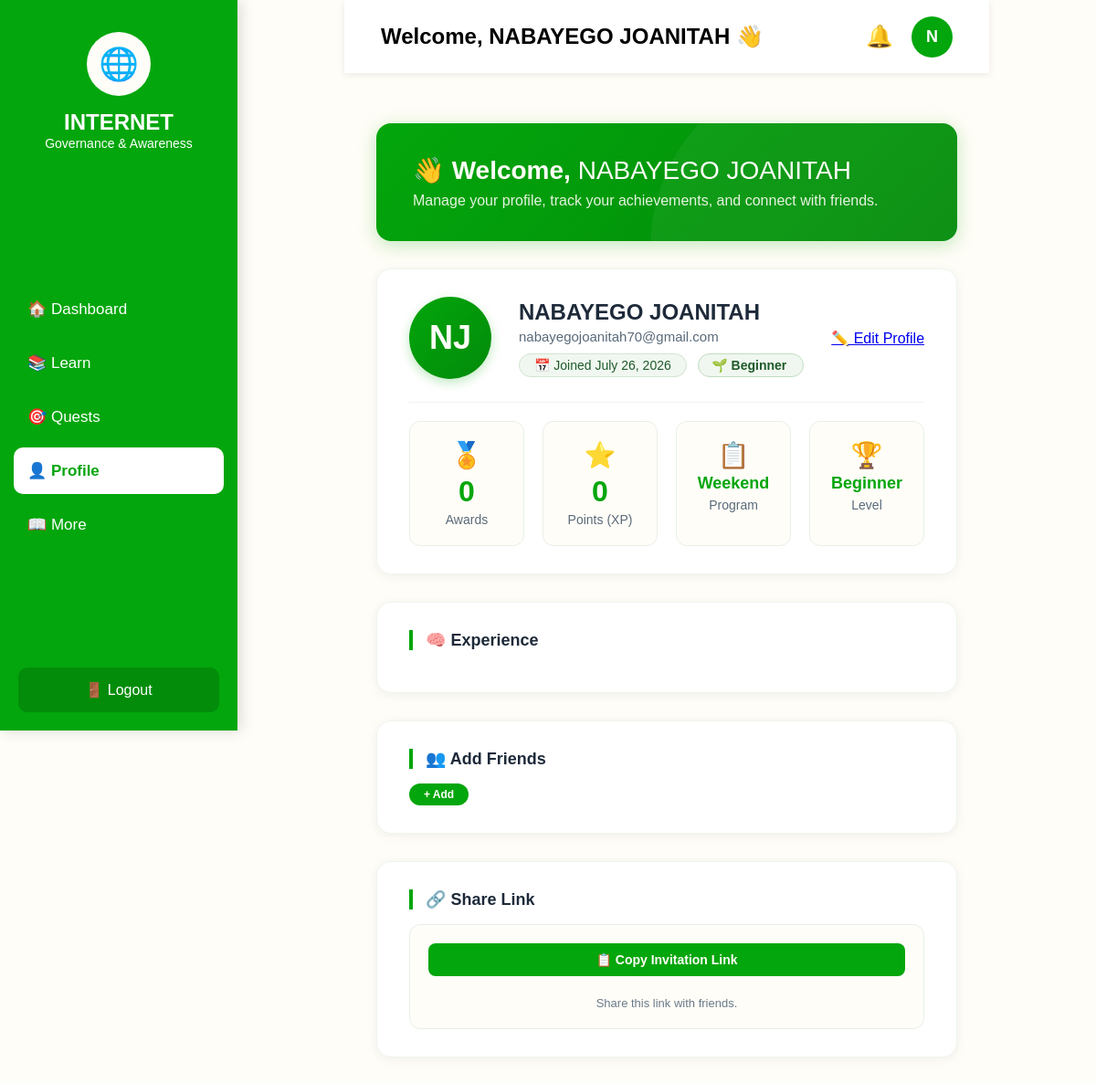
The app's page /user/profile.php (signed in) with its own data.
### tables this page shows
CREATE TABLE `users` (
  `id` int(11) NOT NULL,
  `fullname` varchar(100) NOT NULL,
  `email` varchar(100) NOT NULL,
  `password` varchar(255) NOT NULL,
  `role` enum('admin','user') DEFAULT 'user',
  `profile_picture` varchar(255) DEFAULT 'default.png',
  `xp` int(11) DEFAULT 0,
  `level` int(11) DEFAULT 1,
  `theme` enum('light','dark') DEFAULT 'light',
  `status` enum('active','inactive','blocked') DEFAULT 'active',
  `last_login` datetime DEFAULT NULL,
  `created_at` timestamp NOT NULL DEFAULT current_timestamp(),
  `updated_at` timestamp NOT NULL DEFAULT current_timestamp() ON UPDATE current_timestamp(),
  `program` enum('Week','Weekend') NOT NULL DEFAULT 'Week',
  `experience` text DEFAULT NULL,
  `date_joined` timestamp NOT NULL DEFAULT current_timestamp()
);

### user/profile.php (the view, shortened to what this page needs)
<?php
require_once("../core.php");
$user_id = $_SESSION['user_id'] ?? 0;
$stmt = $conn->prepare("SELECT fullname, email, date_joined, program, experience FROM users WHERE id = ?");
$stmt->bind_param("i", $user_id);
$stmt->execute();
$user = $stmt->get_result()->fetch_assoc();
$dateJoined = new DateTime($user['date_joined']);
$formattedDate = $dateJoined->format('F j, Y');
$stmt = $conn->prepare("SELECT COUNT(*) AS total_badges FROM user_badges WHERE user_id = ?");
$stmt->bind_param("i", $user_id);
$stmt->execute();
$badgesCount = $stmt->get_result()->fetch_assoc()['total_badges'] ?? 0;
$stmt = $conn->prepare("
    SELECT COALESCE(SUM(q.xp_reward), 0) AS total_xp
    FROM user_quests uq
    JOIN quests q ON uq.quest_id = q.id
    WHERE uq.user_id = ? AND uq.status = 'completed'
");
$stmt->bind_param("i", $user_id);
$stmt->execute();
$xpFromQuests = $stmt->get_result()->fetch_assoc()['total_xp'] ?? 0;
$stmt = $conn->prepare("
    SELECT COUNT(*) * 10 AS xp_from_lessons
    FROM lesson_progress
    WHERE user_id = ? AND status = 'completed'
");
$stmt->bind_param("i", $user_id);
$stmt->execute();
$xpFromLessons = $stmt->get_result()->fetch_assoc()['xp_from_lessons'] ?? 0;
$totalXP = $xpFromQuests + $xpFromLessons;
$program = !empty($user['program']) ? $user['program'] : 'Weekend';
function getLevel($xp) {
    if ($xp < 100) return ['level' => 'Beginner', 'emoji' => '🌱'];
    return ['level' => 'Master', 'emoji' => '👑'];
}
$levelInfo = getLevel($totalXP);
?>
<!DOCTYPE html>
<html lang="en">
<head>
    <link rel="stylesheet" href="../assets/style.css" />
    <link rel="stylesheet" href="../assets/profile.css" />
</head>
<body>
    <?php require_once("../includes/sidebar.php"); ?>
    <div class="main">
        <?php require_once("../includes/navbar.php"); ?>
        <div class="content">
            <div class="profile-content">
                <div class="profile-welcome">
                    <h1>👋 Welcome, <span><?php echo htmlspecialchars($user['fullname']); ?></span></h1>
                    <p>Manage your profile, track your achievements, and connect with friends.</p>
                </div>
                <div class="profile-card">
                    <div class="profile-card-header">
                        <div class="profile-avatar">
                            <?php
                                $initials = '';
                                $nameParts = explode(' ', trim($user['fullname']));
                                foreach ($nameParts as $part) {
                                    if (!empty($part)) $initials .= strtoupper($part[0]);
                                }
                                echo substr($initials, 0, 2);
                            ?>
                        </div>
                        <div class="profile-info">
                            <h2><?php echo htmlspecialchars($user['fullname']); ?></h2>
                            <p class="profile-email"><?php echo htmlspecialchars($user['email']); ?></p>
                            <span class="profile-date">📅 Joined <?php echo $formattedDate; ?></span>
                            <span class="profile-badge-level">
                                <?php echo $levelInfo['emoji']; ?> <?php echo $levelInfo['level']; ?>
                            </span>
                        </div>
                        <a href="edit_profile.php" >✏️ Edit Profile</a>
                    </div>
                    <div class="stats-grid-profile">
                        <div class="stat-card-profile">
                            <span class="stat-icon">🏅</span>
                            <div class="stat-number"><?php echo $badgesCount; ?></div>
                            <div class="stat-label">Awards</div>
                        </div>
                        <div class="stat-card-profile">
                            <span class="stat-icon">⭐</span>
                            <div class="stat-number"><?php echo number_format($totalXP); ?></div>
                            <div class="stat-label">Points (XP)</div>
                        </div>
                        <div class="stat-card-profile">
                            <span class="stat-icon">📋</span>
                            <div class="stat-number" style="font-size:18px;"><?php echo htmlspecialchars($program); ?></div>
                            <div class="stat-label">Program</div>
                        </div>
                        <div class="stat-card-profile">
                            <span class="stat-icon">🏆</span>
                            <div class="stat-number" style="font-size:18px;"><?php echo $levelInfo['level']; ?></div>
                            <div class="stat-label">Level</div>
                        </div>
                    </div>
                </div>
                <div class="profile-card">
                    <h3 class="section-header">🧠 Experience</h3>
                </div>
                <div class="profile-card">
                    <h3 class="section-header">👥 Add Friends</h3>
                    <a href="friends.php" style="text-decoration: none;">
                        <button class="add-friend-btn">+ Add</button>
                    </a>
                </div>
                <div class="profile-card">
                    <h3 class="section-header">🔗 Share Link</h3>
                    <div class="share-link-box">
                        <button class="copy-btn" onclick="copyShareLink()" style="width: 100%;">
                            📋 Copy Invitation Link
                        </button>
                        <p class="share-description">
                            Share this link with friends.
                        </p>
                    </div>
                </div>
            </div>
        </div>
    </div>
</body>
</html>

### assets/style.css (style rules this page uses)
* { margin:0; padding:0; box-sizing:border-box; font-family:Arial, Helvetica, sans-serif; }
body { background:#f5f7fb; display:flex; justify-content:center; align-items:center; min-height:100vh; }
body { margin:0; background:#fffdf7; font-family:'Poppins',sans-serif; }
.main { margin-left:260px; }
.content { padding:35px; }

### assets/profile.css (style rules this page uses)
.profile-content { max-width: 1200px; margin: 0 auto; padding: 20px 0; width: 100%; }
.profile-welcome { background: linear-gradient(135deg, #03a60c 0%, #028a0a 100%); color: #fffdf7; padding: 35px 40px; border-radius: 16px; margin-bottom: 30px; box-shadow: 0 4px 20px rgba(3, 166, 12, 0.25); position: relative; overflow: hidden; width: 100%; }
.profile-welcome::before { content: ''; position: absolute; top: -50%; right: -10%; width: 400px; height: 400px; background: rgba(255, 255, 255, 0.05); border-radius: 50%; pointer-events: none; }
.profile-welcome h1 { margin: 0 0 8px 0; font-size: 28px; font-weight: 700; position: relative; z-index: 1; }
.profile-welcome h1 span { font-weight: 300; }
.profile-welcome p { margin: 0; opacity: 0.9; font-size: 16px; position: relative; z-index: 1; }
.profile-card { background: #ffffff; border-radius: 16px; padding: 30px 35px; box-shadow: 0 2px 12px rgba(0, 0, 0, 0.06); border: 1px solid #eef5ee; margin-bottom: 30px; transition: all 0.3s ease; width: 100%; }
.profile-card-header { display: flex; align-items: center; gap: 30px; flex-wrap: wrap; }
.profile-avatar { width: 90px; height: 90px; background: linear-gradient(135deg, #03a60c 0%, #028a0a 100%); border-radius: 50%; display: flex; align-items: center; justify-content: center; font-size: 36px; font-weight: 700; color: #fffdf7; text-transform: uppercase; flex-shrink: 0; box-shadow: 0 4px 12px rgba(3, 166, 12, 0.25); transition: transform 0.3s ease; }
.profile-info { flex: 1; }
.profile-info h2 { margin: 0 0 4px 0; font-size: 24px; color: #1e2a3a; font-weight: 600; }
.profile-info .profile-email { color: #5a6a7a; font-size: 15px; margin: 0 0 10px 0; }
.profile-info .profile-date { display: inline-block; background: #f0f7f0; padding: 4px 16px; border-radius: 30px; font-size: 14px; color: #1e5a2a; border: 1px solid #d0e5d0; margin-right: 8px; }
.profile-badge-level { display: inline-flex; align-items: center; gap: 6px; background: #f0f7f0; padding: 4px 18px 4px 14px; border-radius: 30px; font-size: 14px; font-weight: 600; color: #1e5a2a; border: 1px solid #c0ddc0; }
.stats-grid-profile { display: grid; grid-template-columns: repeat(4, 1fr); gap: 20px; margin-top: 25px; padding-top: 20px; border-top: 1px solid #eef5ee; }
.stat-card-profile { background: #fffdf7; border-radius: 12px; padding: 20px 15px; text-align: center; border: 1px solid #e8f0e8; transition: all 0.3s ease; cursor: default; }
.stat-card-profile .stat-icon { font-size: 28px; display: block; margin-bottom: 4px; }
.stat-card-profile .stat-number { font-size: 32px; font-weight: 700; color: #03a60c; line-height: 1.2; }
.stat-card-profile .stat-label { font-size: 14px; color: #5a6a7a; margin-top: 4px; font-weight: 500; }
.section-header { font-size: 18px; font-weight: 600; color: #1e2a3a; border-left: 4px solid #03a60c; padding-left: 14px; margin-bottom: 16px; margin-top: 0; }
.add-friend-btn { background: #03a60c; color: #fffdf7; border: none; padding: 5px 16px; border-radius: 30px; font-size: 12px; font-weight: 600; cursor: pointer; transition: all 0.3s ease; white-space: nowrap; }
.share-link-box { display: flex; flex-direction: column; gap: 12px; background: #fffdf7; padding: 20px; border-radius: 12px; border: 1px solid #e8f0e8; }
.copy-btn { background: #03a60c; color: #fffdf7; border: none; padding: 10px 25px; border-radius: 8px; font-size: 14px; font-weight: 600; cursor: pointer; transition: all 0.3s ease; white-space: nowrap; }
.share-description { font-size: 13px; color: #6a7a8a; margin: 10px 0 0 0; text-align: center; }
.profile-welcome { animation: fadeInUp 0.5s ease forwards; }
.profile-card { animation: fadeInUp 0.5s ease forwards; }
.profile-card:nth-child(2) { animation-delay: 0.1s; }
.profile-card:nth-child(3) { animation-delay: 0.2s; }
.profile-card:nth-child(4) { animation-delay: 0.3s; }

### records on screen
users: fullname "NABAYEGO JOANITAH", email "nabayegojoanitah70@gmail.com", date_joined "July 26, 2026", program "Weekend"

### other values on screen
$_SESSION['fullname'] "NABAYEGO JOANITAH"
substr($_SESSION['fullname'],0,1) "N"
substr($initials, 0, 2) "NJ"
$levelInfo['emoji'] "🌱"
$levelInfo['level'] "Beginner"
$badgesCount "0"
$totalXP "0"
